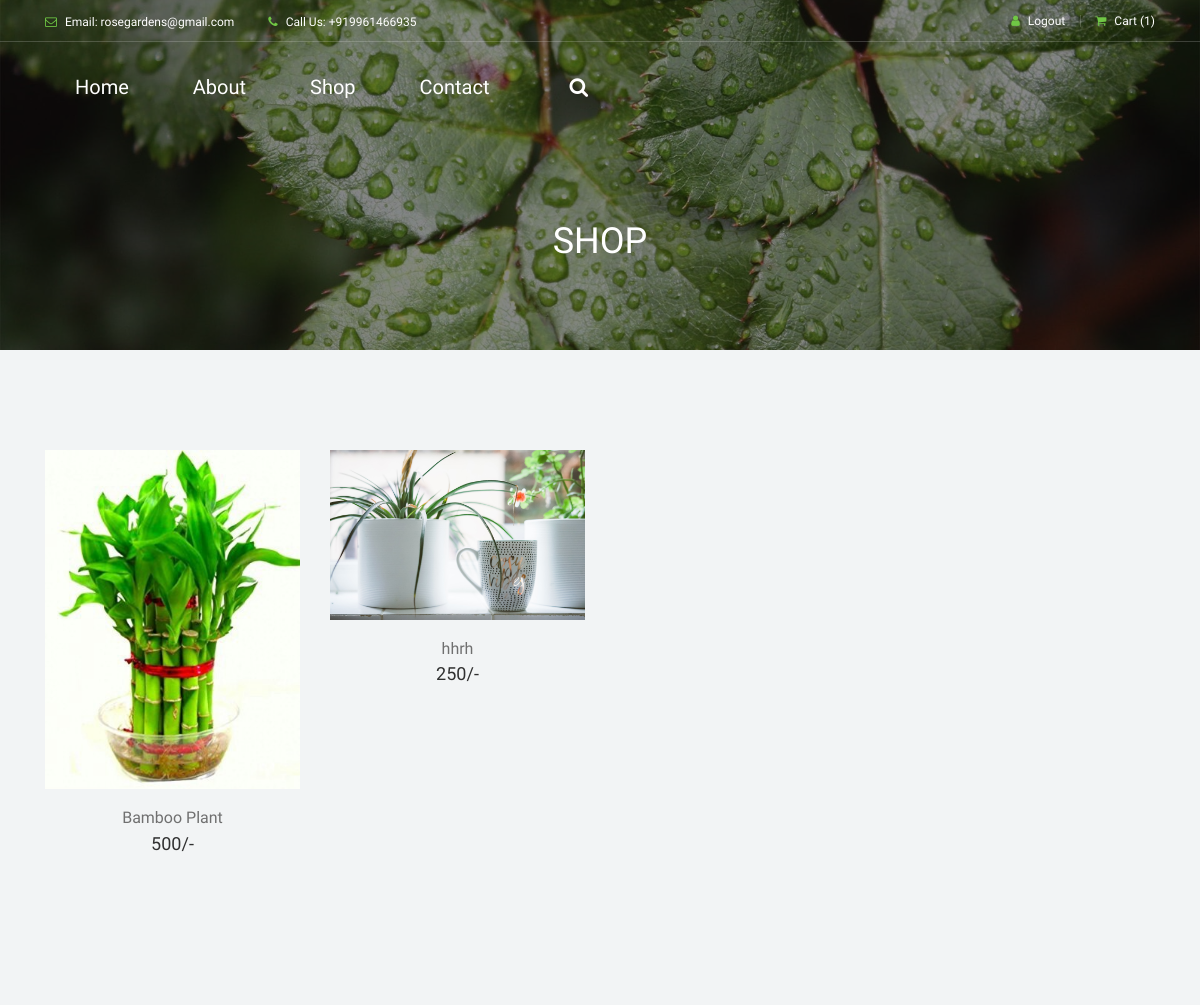
The app's page /shop.php (signed in) with its own data.
### tables this page shows
CREATE TABLE IF NOT EXISTS `tbl_plant` (
  `Plant_id` int(11) NOT NULL AUTO_INCREMENT,
  `Plant_name` varchar(50) NOT NULL,
  `Plant_category` int(20) NOT NULL,
  `Plant_description` varchar(50) NOT NULL,
  `Plant_height` varchar(20) NOT NULL,
  `Common_name` varchar(50) NOT NULL,
  `Bloom_time` varchar(50) NOT NULL,
  `Flower_colour` varchar(20) NOT NULL,
  `Planting_care` varchar(50) NOT NULL,
  `Plant_amount` int(11) NOT NULL,
  `Status` int(11) NOT NULL,
  `Image1` varchar(50) NOT NULL,
  PRIMARY KEY (`Plant_id`)
);

### shop.php (the view, shortened to what this page needs)
<?php
if(isset($_SESSION['id']))
{
	?>
<html lang="en">
<!DOCTYPE html>
<html lang="en">
<head>
    <link rel="stylesheet" href="style.css">
</head>
<body>
    <header class="header-area">
        <div class="top-header-area">
            <div class="container">
                <div class="row">
                    <div class="col-12">
                        <div class="top-header-content d-flex align-items-center justify-content-between">
                            <div class="top-header-meta">
                                <a href="#" data-toggle="tooltip" data-placement="bottom" title="rosegardens@gmail.com"><i class="fa fa-envelope-o" aria-hidden="true"></i> <span>Email: rosegardens@gmail.com</span></a>
                                <a href="#" data-toggle="tooltip" data-placement="bottom" title="+919961466935"><i class="fa fa-phone" aria-hidden="true"></i> <span>Call Us: +919961466935</span></a>
                            </div>
                            <div class="top-header-meta d-flex">
                                <div class="login">
                                    <a href="logout.php"><i class="fa fa-user" aria-hidden="true"></i> <span>Logout</span></a>
                                </div>
                                <div class="cart">
                                    <a href="#"><i class="fa fa-shopping-cart" aria-hidden="true"></i> <span>Cart <span class="cart-quantity">(1)</span></span></a>
                                </div>
                            </div>
                        </div>
                    </div>
                </div>
            </div>
        </div>
        <div class="alazea-main-menu">
            <div class="classy-nav-container breakpoint-off">
                <div class="container">
                    <nav class="classy-navbar justify-content-between" id="alazeaNav">
                        <div class="classy-menu">
                            <div class="classynav">
                                <ul>
                                    <li><a href="user-index.php">Home</a></li>
                                    <li><a href="about.php">About</a></li>
                                    <li><a href="shop.php">Shop</a></li>
                                    <li><a href="contact.php">Contact</a></li>
                                </ul>
                                <div id="searchIcon">
                                    <i class="fa fa-search" aria-hidden="true"></i>
                                </div>
                            </div>
                        </div>
                    </nav>
                </div>
            </div>
        </div>
    </header>
    <div class="breadcrumb-area">
        <div class="top-breadcrumb-area bg-img bg-overlay d-flex align-items-center justify-content-center" style="background-image: url(img/bg-img/24.jpg);">
            <h2>SHOP</h2>
        </div>
    </div>
    <section class="new-arrivals-products-area bg-gray section-padding-100">
        <div class="container">
            <div class="row">
<?php
require('dbconnection.php');
$q2="SELECT * FROM `tbl_plant` WHERE `Status`=1";
$result=mysqli_query($con,$q2);
while ($row = mysqli_fetch_array($result)){
?>
<div class="col-12 col-sm-6 col-lg-3">
                    <div class="single-product-area mb-50 wow fadeInUp" data-wow-delay="100ms">
                        <div class="product-img">
                            <a href="shop-details.html"><img src="<?php echo 'uploads/'.$row['Image1']; ?>" alt=""></a>
                        </div>
                        <div class="product-info mt-15 text-center">
                            <a href="shop-details.html">
                                <p><?php echo $row['Plant_name']; ?></p>
                            </a>
                            <h6><?php echo $row['Plant_amount']; ?>/-</h6>
                        </div>
                    </div>
                  </div>
<?php
}
?>
            </div>
        </div>
    </section>
</body>
</html>
<?php
}
else
{
	header("location:login.html");
}
?>

### css/classy-nav.css (style rules this page uses)
* { margin: 0; padding: 0; }
body { font-family: "Roboto", sans-serif; }
ul, ol { margin: 0; }
ul li, ol li { list-style: none; }
img { height: auto; max-width: 100%; }
.bg-img { background-position: center center; background-size: cover; background-repeat: no-repeat; }
.classy-nav-container { position: relative; z-index: 100; background-color: #ffffff; }
.classy-nav-container * { box-sizing: border-box; }
.classy-nav-container a { -webkit-transition-duration: 500ms; transition-duration: 500ms; text-decoration: none; outline: none; font-size: 14px; font-weight: 400; color: #232323; display: inline-block; }
.justify-content-between { -webkit-box-pack: justify; -ms-flex-pack: justify; justify-content: space-between; }
.justify-content-center { -webkit-box-pack: center; -ms-flex-pack: center; justify-content: center; }
.classy-navbar { width: 100%; height: 70px; padding: 0.5em 2em; display: -webkit-box; display: -ms-flexbox; display: flex; -webkit-box-align: center; -ms-flex-align: center; -ms-grid-row-align: center; align-items: center; }
.classynav ul li { display: inline-block; clear: both; position: inherit; z-index: 10; }
.classynav ul li a { padding: 0 12px; display: block; height: 35px; font-size: 14px; line-height: 34px; }
.breakpoint-off .classynav { display: -webkit-box; display: -ms-flexbox; display: flex; -webkit-box-align: center; -ms-flex-align: center; -ms-grid-row-align: center; align-items: center; }

### records on screen
tbl_plant: Image1 (picture), Plant_name "Bamboo Plant", Plant_amount "500"
tbl_plant: Image1 (picture), Plant_name "hhrh", Plant_amount "250"
